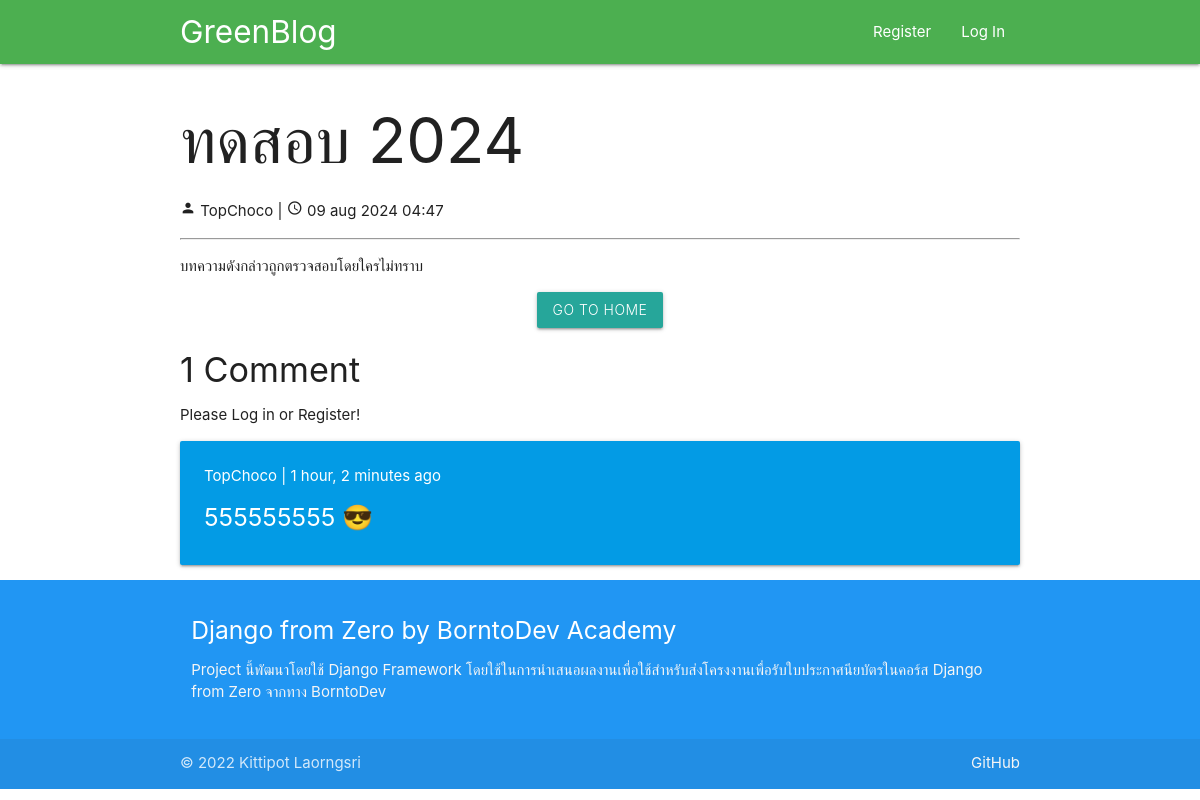
Screenshot of /news/10 with the database file from the repository.
### main/models.py (models this page shows, shortened)
class ListTweet(models.Model):
    title = models.CharField(max_length=255,null=False)
    content = RichTextField(blank=True,null=True)
    user = models.ForeignKey(User, on_delete=models.CASCADE, null=True)
    status = models.BooleanField(default=True)
    create_date = models.DateTimeField(auto_now=False, null=True)
    updated_date = models.DateTimeField(auto_now=True,null=False)
    def total_comment(self):
        return self.comment_set.count()

class Comment(models.Model):
    content = models.TextField(max_length=255)
    create_time = models.DateTimeField(auto_now=True)
    user = models.ForeignKey(User, on_delete=models.CASCADE, null=True)
    post = models.ForeignKey(ListTweet, on_delete=models.CASCADE, null=True)

### main/views.py (the view)
# urls.py: path('news/<int:news_id>', views.each_a_page, name='each_a_page')
def each_a_page(request,news_id):
    mydb = ListTweet.objects.filter(pk=news_id)
    comment = Comment.objects.filter(post_id=news_id)
    if request.method == "POST":
        form = CommentForm(request.POST)
        if form.is_valid():
            instance = form.save()
            instance.user_id = request.user.id
            instance.post_id = news_id
            instance.save()
            return redirect('each_a_page', news_id=news_id)
    else:
        form = CommentForm()
    context={
        'db':mydb,
        'form':form,
        'comment':comment,
        'title':mydb[0].title
    }
    return render(request, "each_a_page.html", context=context)

### main/templates/each_a_page.html (shortened to what this page needs)
{% extends 'base.html' %}
{% block content %}
    {% for o in db %}
        <h1>{{o.title}}</h1>
        <p><i class="material-icons text-size">person</i> {{o.user}} | <i class="material-icons text-size">access_time</i> {{o.create_date|date:"d b Y H:i"}}</p>
        <hr>
        <p>{{o.content|safe}}</p>
    <p class="center-align">
        <a class="waves-effect waves-light light btn" href="{% url 'index' %}">Go to Home</a>
    </p>
    {% if o.total_comment <= 1 %}
        <h4>{{o.total_comment}} Comment</h4>
    {% else %}
        <h4>{{o.total_comment}} Comments</h4>
    {% endif %}
    {% endfor %}
    {% if user.is_authenticated %}
    <form method="POST">
    {% csrf_token %}
    <div class='row'>
        <div class='col l10'>
            {{form}}
        </div>
        <div class='col l2'>
        <br>
        <button class="btn waves-effect waves-light green" type="submit" name="action">Send
            <i class="material-icons right">send</i>
        </button>
        </div>
    </div>
    </form>
    {% else %}
    <p>Please Log in or Register!</p>
    {% endif %}
    {% for c in comment %}
    <div class="card light-blue darken-1">
        <div class="card-content white-text">
          <p>{{c.user.username}} | {{c.create_time| timesince}} ago</p>
          <h5>{{c.content}}</h5>
        </div>
      </div>
    {% endfor %}
{% endblock %}

### main/templates/each_a_page.html (style rules this page uses)
.text-size { font-size: 16px; }

### rows the page displays
ListTweet: title "ทดสอบ 2024", user "TopChoco", create_date "09 aug 2024 04:47", content "บทความดังกล่าวถูกตรวจสอบโดยใครไม่ทราบ", total_comment "1"
Comment: user.username "TopChoco", create_time "1 hour, 2 minutes", content "555555555 😎"
